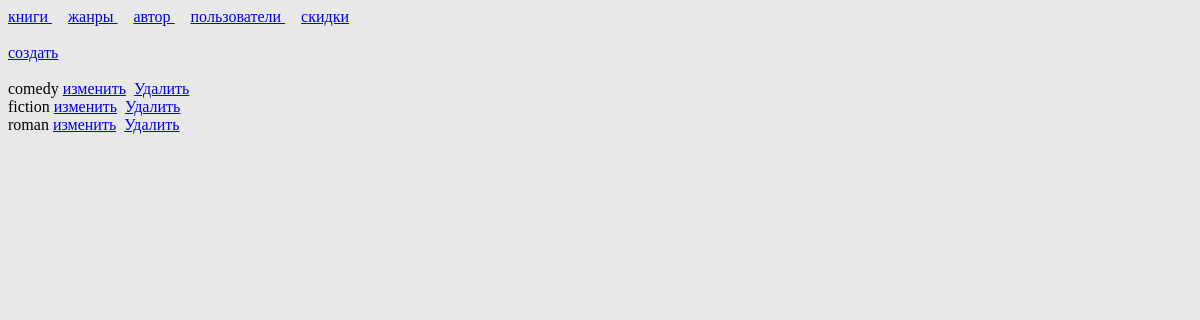
The app's page /admin.php?c=genre with its own data.
### tables this page shows
CREATE TABLE `genre` (
  `genre_id` int(11) NOT NULL,
  `genre_name` varchar(255) NOT NULL
);

### controllers/GenreController.php (called while the page is built, shortened)
<?php
class GenreController extends BaseController{
	public function index(){
            $genres = Genre::model()->findAll();
		$this->render("index", ["genre"=> $genres]);
	}
}

### admin.php (called while the page is built, shortened)
<?php
include("config/config.php");
include("libraries/autoloader.php");
$app = new App($config);
$app->start();

### models/Models.php (called while the page is built, shortened)
<?php
abstract class Models{
    protected $db;
    private static  $_models = [];
    public function __construct(){
        $this->db = App::$db;
    }
    public static function model($className = __CLASS__){
        if(isset(self::$_models[$className])){
            return self::$_models[$className];
        }else{
            self::$_models[$className] = new $className();
            return self::$_models[$className];
        }
    }
    public function findAll($params = [], $orders = []){
        $sql = "select * from ".$this->getTableName();
        $dbParams = [];
        $sth = $this->db->prepare($sql);
        $sth->execute($dbParams);
        return $sth->fetchAll(PDO::FETCH_ASSOC);
    }
}

### models/Genre.php (called while the page is built, shortened)
<?php
class Genre extends Models{
    public function getTableName(){
        return "genre";
    }
    public static function model($className = __CLASS__){
        return parent::model($className);
    }
}

### libraries/autoloader.php (called while the page is built, shortened)
<?php
if(!function_exists("LibLoader")){
    function LibLoader($class){
        $class = strtolower($class);
        $filePath = __DIR__."/".$class.".php";
    }
}
if(!function_exists("LibControllers")){
    function LibControllers($class){
        $class = ucfirst($class);
        $filePath = __DIR__."/../controllers/".$class.".php";
    }
}
if(!function_exists("LibModels")){
    function LibModels($class){
        $class = ucfirst($class);
        $filePath = __DIR__."/../models/".$class.".php";
    }
}

### views/genre/index.php (the view, shortened to what this page needs)
<!DOCTYPE html>
<html>
<head>
<link href="style.css" type="text/css" rel="stylesheet">
</head>
	<body>
            <?php include(BASE_PASS . 'views/menu.php'); ?>
<a href='admin.php?c=genre&a=create'>создать</a><br><br>
<?php
foreach ($genre as $value) {
    echo $value['genre_name']."&nbsp;<a href='admin.php?c=genre&a=update&genre_id="
            .$value['genre_id']."'>изменить</a>&nbsp;"
            . "&nbsp;<a href='admin.php?c=genre&a=delete&genre_id="
            .$value['genre_id']."'>Удалить</a><br>";
}
?>
	</body>
</html>

### style.css (style rules this page uses)
body { background: #E8E8E8; }

### records on screen
genre: genre_name "comedy"
genre: genre_name "fiction"
genre: genre_name "roman"
